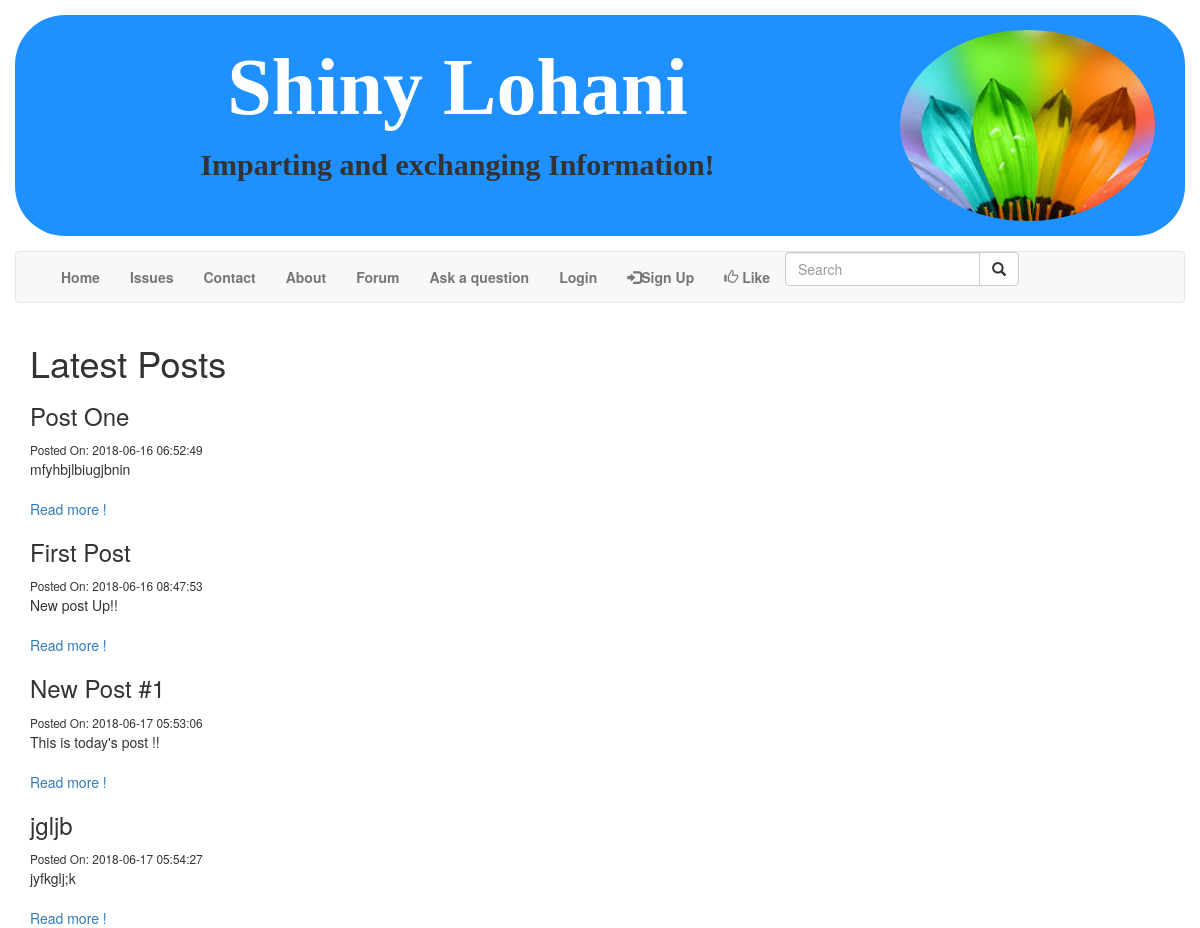
Screenshot of /index.php/posts with the database file from the repository.
### tables this page shows
CREATE TABLE IF NOT EXISTS `posts` (
  `Id` int(11) NOT NULL AUTO_INCREMENT,
  `title` varchar(255) NOT NULL,
  `slug` varchar(255) NOT NULL,
  `body` text NOT NULL,
  `created_at` timestamp NOT NULL DEFAULT CURRENT_TIMESTAMP,
  PRIMARY KEY (`Id`)
);

### application/controllers/Posts.php (called while the page is built, shortened)
<?php
	class Posts extends CI_Controller
	{
		public function index()
		{
			$data['posts'] = $this->post_model->get_posts();
			$this->load->view('projects/header');
			$this->load->view('posts/index',$data);
		}
		}
?>

### index.php (called while the page is built, shortened)
<?php
require_once BASEPATH.'core/CodeIgniter.php';

### application/models/Post_model.php (called while the page is built, shortened)
<?php
	class Post_model extends CI_Model
	{
		public function get_posts($slug = FALSE){
			if ($slug === FALSE) {
				$query = $this->db->get('posts');
				return $query->result_array();
			}
			$query = $this->db->get_where('posts', array('slug' => $slug));
			return $query->row_array();
		}
	}

### application/views/posts/index.php (the view, shortened to what this page needs)
<!DOCTYPE html>
<html>
<head>
  	<link rel="stylesheet" href="https://maxcdn.bootstrapcdn.com/bootstrap/3.3.7/css/bootstrap.min.css">
</head>
<body>
	<div class="container">
		<h1>Latest Posts</h1>
	<?php foreach ($posts as $post) : ?>
		<h3><?php echo $post['title']; ?></h3>
		<small>Posted On: <?php echo $post['created_at']; ?></small>
		<br>
		<?php echo $post['body']; ?><br><br>
		<a href="http://localhost/myproject/posts/view">Read more !</a>
	<?php endforeach; ?>
</div>
</body>
</html>

### application/views/projects/header.php (shortened to what this page needs)
<!DOCTYPE html>
<html>
<head>
  	<link rel="stylesheet" href="https://maxcdn.bootstrapcdn.com/bootstrap/3.3.7/css/bootstrap.min.css">
</head>
<body>
		<div class="headingg">
			<div class="row">
				<div class="col-md-12 col-xs-12">
				<div class="col-md-9 col-xs-9 ">
					<div id="one"><b>Shiny Lohani</b></div>
					<p id="two"><b>Imparting and exchanging Information!</b></p>
				</div>
				<div class="col-md-3 col-xs-3">
					<img class="img-responsive img-circle" src="<?php echo base_url(); ?>assets/pics/new.jpg" />
				</div>
			</div>
		</div>
		</div>
	<div class="container">
	<div class="row">
		<nav class="navbar navbar-default" data-spy="affix" data-offset-top="197">
 			<div class="container">
 						<div class="collapse navbar-collapse" id="myNavbar2">
 							<ul class="nav navbar-nav">
      						<li><a href="<?php echo current_url(); ?>"><b>Home</b></a></li>
      						<li><a href="Article.html"><b>Issues</b></a></li>
      						<li><a href="Article.html"><b>Contact</b></a></li>
      						<li><a href="Article.html"><b>About</b></a></li>
      						<li><a href="Article.html"><b>Forum</b></a></li>
      						<li><a href="Article.html"><b>Ask a question</b></a></li>
      						<li> <a href="http://localhost/myproject/index.php/admin/admin"><b>Login</b></a></li>
      						<li><a href="Article.html"><span class="glyphicon glyphicon-log-in"></span><b>Sign Up</b></a></li>
      						<li><a href="Article.html"><span class="glyphicon glyphicon-thumbs-up"></span><b> Like</b></a></li>
      						<li><form class="form-inline" action="http://localhost/myproject/index.php/My_project/search">
    							<div class="input-group">
      								<input type="text" class="form-control" placeholder="Search" name="search">
      									<div class="input-group-btn">
        									<button class="btn btn-default" type="submit"><i class="glyphicon glyphicon-search"></i></button>
      									</div>
    							</div>
  								</form></li>
    					</ul>
    				</div>
  					</div>
				</nav>
			</div>
		</div>

### application/views/projects/header.php (style rules this page uses)
.headingg { clear: left; border-radius: 50px; padding: 15px; margin:15px; background:#1E90FF; }
#one { text-align: center; font-family: Times New Roman; font-size: 80px; color: White; }
#two { font-size: 30px; text-align: center; font-family: Monotype Corsiva; }

### rows the page displays
posts: title "Post One", created_at "2018-06-16 06:52:49", body "mfyhbjlbiugjbnin"
posts: title "First Post", created_at "2018-06-16 08:47:53", body "New post Up!!"
posts: title "New Post #1", created_at "2018-06-17 05:53:06", body "This is today's post !!"
posts: title "jgljb", created_at "2018-06-17 05:54:27", body "jyfkglj;k"
